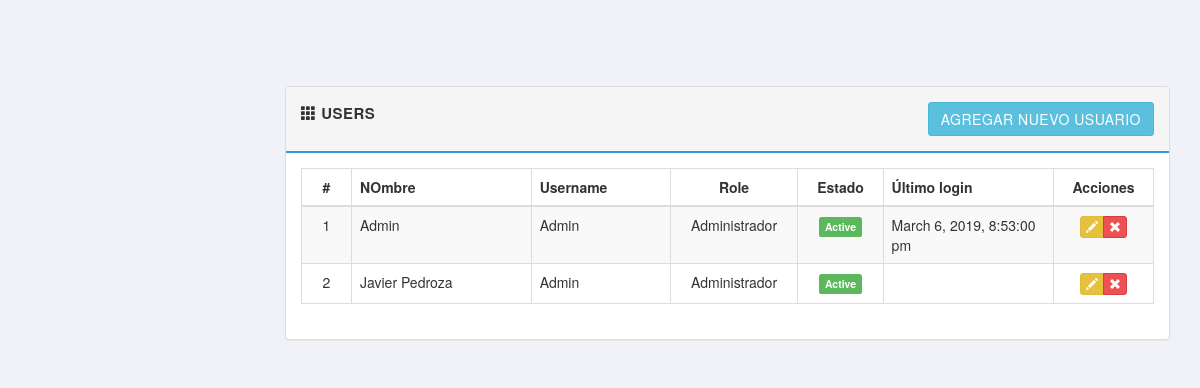
Page /flores/admin/users.php on the committed database.
### tables this page shows
CREATE TABLE `users` (
  `id` int(11) NOT NULL,
  `name` varchar(45) DEFAULT NULL,
  `username` varchar(45) DEFAULT NULL,
  `password` varchar(45) DEFAULT NULL,
  `imagen` varchar(45) DEFAULT NULL,
  `status` varchar(45) DEFAULT NULL,
  `last_login` varchar(45) DEFAULT NULL,
  `user_level` int(11) NOT NULL
);

CREATE TABLE `user_groups` (
  `id` int(11) NOT NULL,
  `group_name` varchar(45) DEFAULT NULL,
  `group_level` varchar(45) DEFAULT NULL,
  `group_status` varchar(45) DEFAULT NULL
);

### flores/admin/includes/sql.php (called while the page is built, shortened)
<?php
  require_once('includes/load.php');
function find_by_sql($sql)
{
  global $db;
  $result = $db->query($sql);
  $result_set = $db->while_loop($result);
 return $result_set;
}
  function find_all_user(){
      $sql = "SELECT u.id,u.name,u.username,u.user_level,u.status,u.last_login,";
      $sql .="g.group_name ";
      $sql .="FROM users u ";
      $sql .="LEFT JOIN user_groups g ";
      $sql .="ON g.group_level=u.user_level ORDER BY u.name ASC";
      $result = find_by_sql($sql);
      return $result;
  }
?>

### flores/admin/includes/database.php (called while the page is built, shortened)
<?php
class MySqli_DB {
    private $con;
    public $query_id;
public function db_connect()
{
  $this->con = mysqli_connect(DB_HOST,DB_USER,DB_PASS);
  if(!$this->con)
         {
           die(" Database connection failed:". mysqli_connect_error());
         } else {
           $select_db = $this->con->select_db(DB_NAME);
         }
}
public function query($sql)
   {
      if (trim($sql != "")) {
          $this->query_id = $this->con->query($sql);
      }
       return $this->query_id;
   }
public function fetch_array($statement)
{
  return mysqli_fetch_array($statement);
}
public function while_loop($loop){
   $results = array();
   while ($result = $this->fetch_array($loop)) {
      $results[] = $result;
   }
 return $results;
}
}
$db = new MySqli_DB();
?>

### flores/admin/includes/functions.php (called while the page is built, shortened)
<?php
function remove_junk($str){
  $str = nl2br($str);
  $str = htmlspecialchars(strip_tags($str, ENT_QUOTES));
  return $str;
}
function read_date($str){
     if($str)
      return date('F j, Y, g:i:s a', strtotime($str));
     else
      return null;
  }
function count_id(){
  static $count = 1;
  return $count++;
}
?>

### flores/admin/users.php (the view, shortened to what this page needs)
<?php
 $all_users = find_all_user();
?>
<?php include_once('layouts/header.php'); ?>
<div class="row">
   <div class="col-md-12">
   </div>
</div>
<div class="row">
  <div class="col-md-12">
    <div class="panel panel-default">
      <div class="panel-heading clearfix">
        <strong>
          <span class="glyphicon glyphicon-th"></span>
          <span>Users</span>
       </strong>
         <a href="add_user.php" class="btn btn-info pull-right">Agregar nuevo usuario</a>
      </div>
     <div class="panel-body">
      <table class="table table-bordered table-striped">
        <thead>
          <tr>
            <th class="text-center" style="width: 50px;">#</th>
            <th>NOmbre </th>
            <th>Username</th>
            <th class="text-center" style="width: 15%;">Role</th>
            <th class="text-center" style="width: 10%;">Estado</th>
            <th style="width: 20%;">Último login</th>
            <th class="text-center" style="width: 100px;">Acciones</th>
          </tr>
        </thead>
        <tbody>
        <?php foreach($all_users as $a_user): ?>
          <tr>
           <td class="text-center"><?php echo count_id();?></td>
           <td><?php echo remove_junk(ucwords($a_user['name']))?></td>
           <td><?php echo remove_junk(ucwords($a_user['username']))?></td>
           <td class="text-center"><?php echo remove_junk(ucwords($a_user['group_name']))?></td>
           <td class="text-center">
           <?php if($a_user['status'] === '1'): ?>
            <span class="label label-success"><?php echo "Active"; ?></span>
          <?php else: ?>
            <span class="label label-danger"><?php echo "Deactive"; ?></span>
          <?php endif;?>
           </td>
           <td><?php echo read_date($a_user['last_login'])?></td>
           <td class="text-center">
             <div class="btn-group">
                <a href="edit_user.php?id=<?php echo (int)$a_user['id'];?>" class="btn btn-xs btn-warning" data-toggle="tooltip" title="Edit">
                  <i class="glyphicon glyphicon-pencil"></i>
               </a>
                <a href="delete_user.php?id=<?php echo (int)$a_user['id'];?>" class="btn btn-xs btn-danger" data-toggle="tooltip" title="Remove">
                  <i class="glyphicon glyphicon-remove"></i>
                </a>
                </div>
           </td>
          </tr>
        <?php endforeach;?>
       </tbody>
     </table>
     </div>
    </div>
  </div>
</div>
  <?php include_once('layouts/footer.php'); ?>

### flores/admin/libs/css/main.css (style rules this page uses)
body { font-family: 'Helvetica Neue', Helvetica, Arial, sans-serif; font-weight: 400; overflow-x: hidden; overflow-y: auto; background: #f1f2f7; height: 100%; width: 100%; }
a { color #777; text-decoration: none; }
.panel-default >.panel-heading { background-color: #f5f5f5; border-bottom: 2px solid #3498DB; font-size: 15px; text-transform: uppercase; letter-spacing: .5px; padding: 15px; }
.btn { border-radius: 3px; -webkit-transition: all 300ms ease-in-out; -moz-transition: all 300ms ease-in-out; transition: all 300ms ease-in-out; }
.btn-warning { background-color: #e7c13e; border-color: #dfba3c; }
.btn-danger { background-color: #ed5153 }

### rows in the picture
users: count_id "1", name "Admin", username "Admin", user_level.group_name "Administrador", status "Active", last_login "March 6, 2019, 8:53:00 pm"
users: count_id "2", name "Javier Pedroza", username "Admin", user_level.group_name "Administrador", status "Active"
